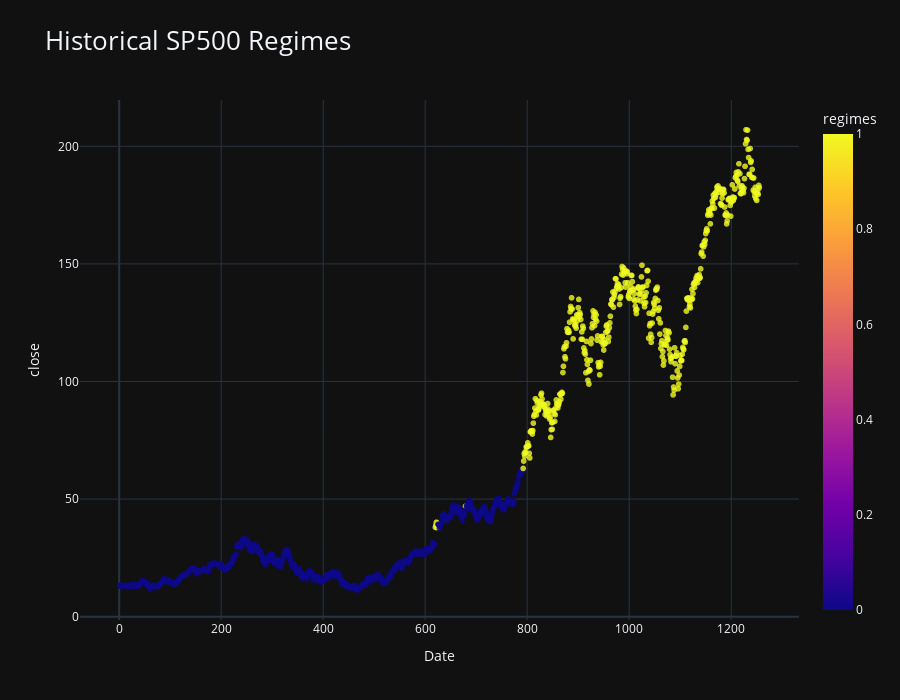

Notebook code cell kept with this figure:
### Code cell
plot_regime_switching(nvda, nvda_regime)

### Figure 1 — Plotly figure (JSON) as saved in the notebook; plotly's stock layout.template omitted (floating-point values rounded to 4 significant figures; data arrays with more than 128 entries replaced by an {"elided": "..."} marker saying what was removed)
{"data": [{"hovertemplate": "Date=%{x}<br>close=%{y}<br>regimes=%{marker.color}<extra></extra>", "legendgroup": "", "marker": {"color": {"elided": "1255 int values"}, "coloraxis": "coloraxis", "opacity": 0.8, "symbol": "circle"}, "mode": "markers", "name": "", "showlegend": false, "x": {"elided": "1255 int values"}, "xaxis": "x", "y": {"elided": "1255 float values"}, "yaxis": "y", "type": "scattergl"}], "layout": {"xaxis": {"anchor": "y", "domain": [0.0, 1.0], "title": {"text": "Date"}}, "yaxis": {"anchor": "x", "domain": [0.0, 1.0], "title": {"text": "close"}}, "coloraxis": {"colorbar": {"title": {"text": "regimes"}}, "colorscale": [[0.0, "#0d0887"], [0.1111, "#46039f"], [0.2222, "#7201a8"], [0.3333, "#9c179e"], [0.4444, "#bd3786"], [0.5556, "#d8576b"], [0.6667, "#ed7953"], [0.7778, "#fb9f3a"], [0.8889, "#fdca26"], [1.0, "#f0f921"]]}, "legend": {"tracegroupgap": 0}, "title": {"text": "Historical SP500 Regimes", "font": {"size": 26}}, "height": 700}}
